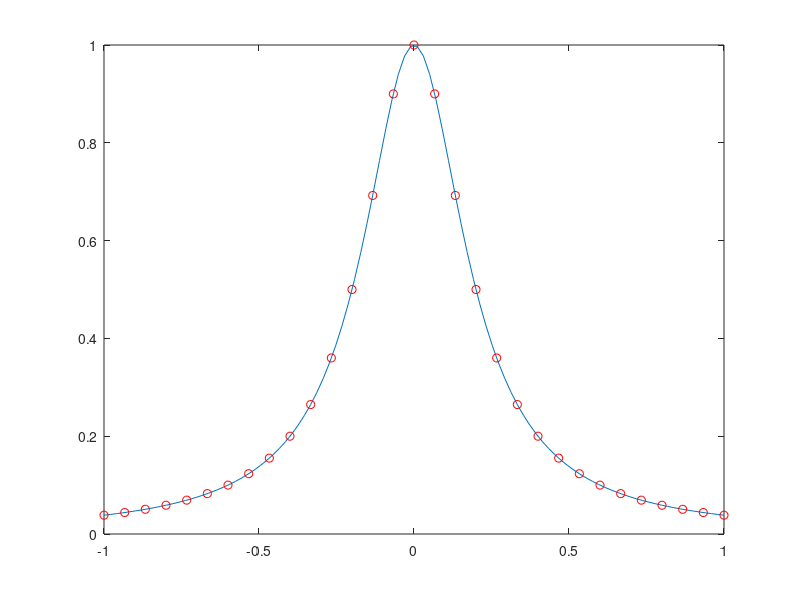

Reproduce this figure in MATLAB.
% Approximates the Runge function 1/(1+25x^2) on [-1,1] divided into three
% equally spaced points. The RBF is a inverse multiquadratic with a shape
% parameter equal to 5. Needs the file imq.m.

%%%%%%%%%%%%%%%%%%%%%%%%%%%%%%%%%%%%%%%%%%%%%%%%%%%%%%%%%%%%%%%%%%%%%%%%%%%
%-% ------------------------------------------------------------------- %-%
%-%  Approximates the Runge function 1/(1+25x^2) on [-1,1] using three  %-%
%-%  different RBF centers. The RBF chosen is a multiquadratic with a   %-%
%-%  shape parameter of 1.25. Needs the function file mq.m.             %-%
%-% ------------------------------------------------------------------- %-%
%-% Author: Maurice S. Fabien, University of Washington (Jan-Jun 2014)  %-%
%-%                          , Rice University          (2014-    )     %-%
%-% Email : fabien@rice.edu                                             %-%
%-% GitHub: https://github.com/msfabien/                                %-%
%-% ------------------------------------------------------------------- %-%
%%%%%%%%%%%%%%%%%%%%%%%%%%%%%%%%%%%%%%%%%%%%%%%%%%%%%%%%%%%%%%%%%%%%%%%%%%%


function Code_Listing_6_1_2()
    clear all; close all; clc;
    f = @(x) 1./(1+25*x.^2);                %Exact
    fp = @(x) (-50*x).*(f(x)).^2;           %Exact
    fpp = @(x) 50*(75*x.^2-1) .* (f(x)).^3; %Exact
    a = -1;  b = -a;  xx = linspace(a,b,100); %plotting domain
    n = 31;
    x = linspace(a,b,n)';  shape = 5; %shape parameter
    cx = shape*ones(n,1);  [A,D1,D2] = deal(zeros(n));
    for j = 1 : n
        [A(:,j),D1(:,j),D2(:,j)] = imq(x,x(j),cx(j)); %construct RBF matrices
    end
    D1x = D1 / ( A ); D2x = D2 / ( A ); %solve for RBF derivative matrices
    lam = A \ f(x);
    Err1 = norm(A*lam - f(x),inf) %Interpolation error
    Err2 = norm(D1x*f(x) - fp(x),inf) %1st derivative error
    Err3 = norm(D2x*f(x) - fpp(x),inf) %2nd derivative error
    plot(xx,f(xx)),hold on,  plot(x,A*lam,'ro'),hold off
end

function [phi,phi1,phi2,phi3,phi4] = imq(x,xc,c)
    % 1-D inverse multiquadric radial basis function
    f = @(r,c) 1./((c*r).^2 + 1);
    r = x - xc;
    phi = f(r,c);

    if nargout > 1
    % 1-st derivative    
    phi1 = -2*r*c^2./((c*r).^2 + 1).^2;
        if nargout > 2
        % 2-nd derivative
            phi2 = (6*c^4*r.^2 - 2*c^2)./(c^2*r.^2 + 1).^3;
            if nargout > 3
            % 3-rd derivative    
            phi3 = -(24*c^4*r.*(c^2*r.^2 - 1))./(c^2*r.^2 + 1).^4;
                if nargout > 4
                % 4-th derivative        
                phi4 = 24*(5*c^8*r.^4 - 10*c^6*r.^2 + c^4)./(c^2*r.^2 + 1).^5;
                end
            end
        end
    end
end